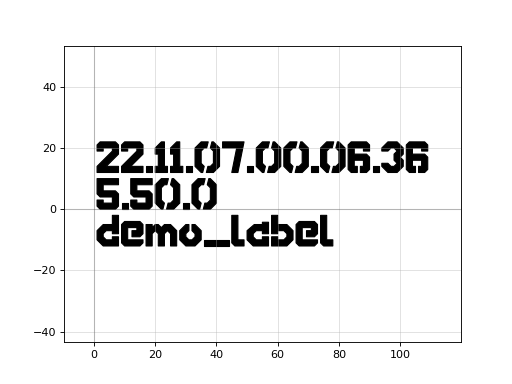

Write Python code to recreate this figure.
import gdsfactory as gf

c = gf.components.version_stamp(labels=['demo_label'], with_qr_code=False, layer='WG', pixel_size=1, version='5.50.0', text_size=10)
c.plot()
